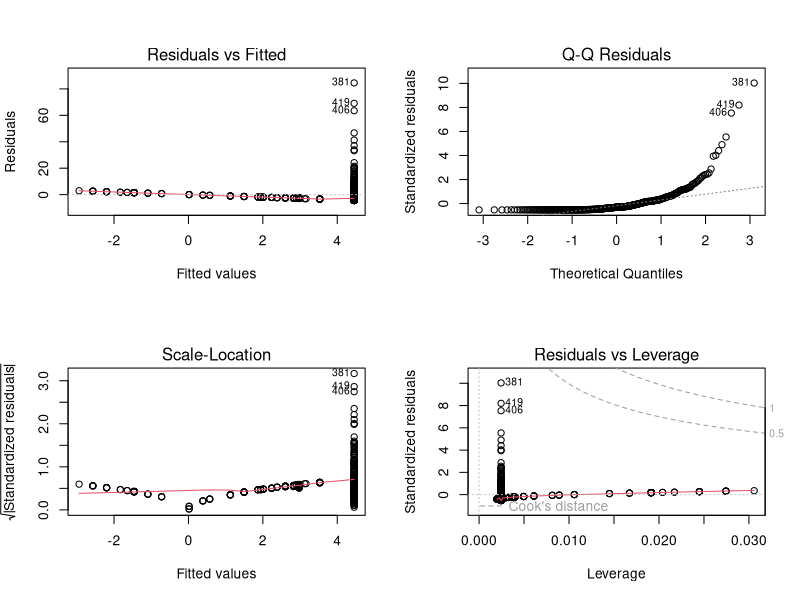
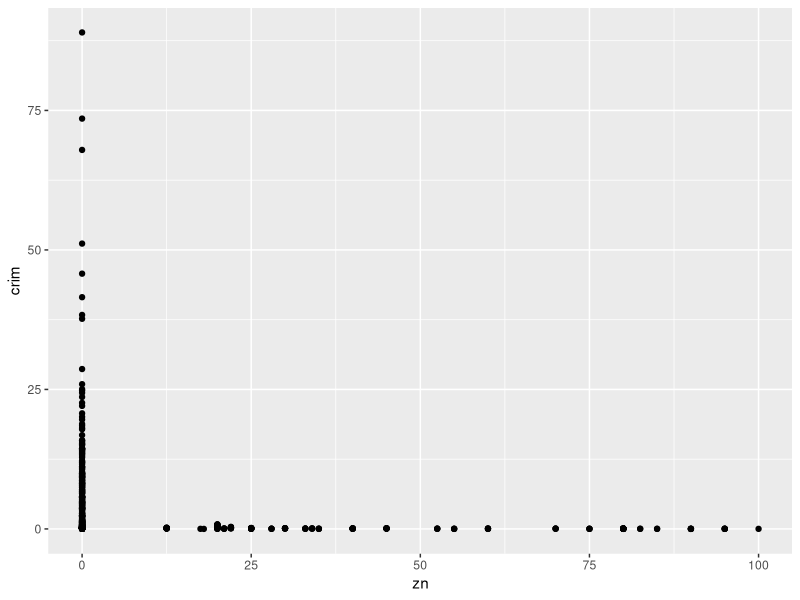
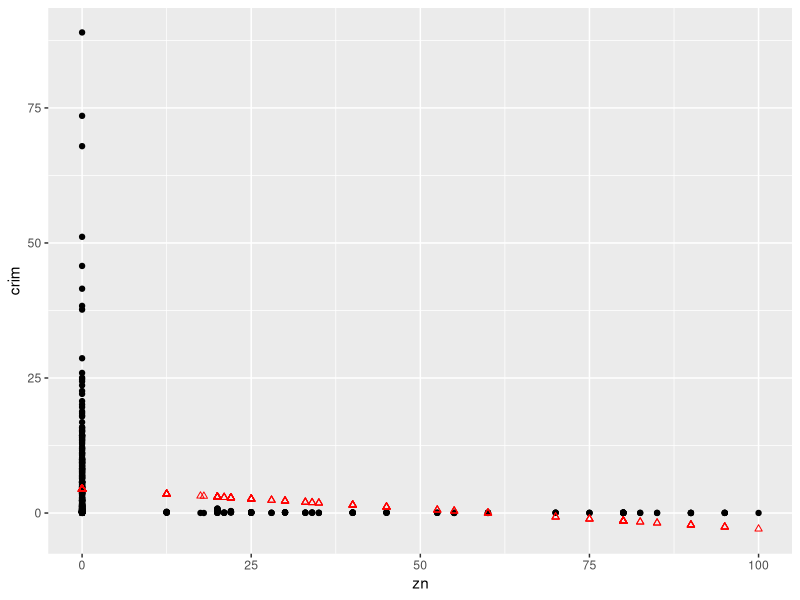
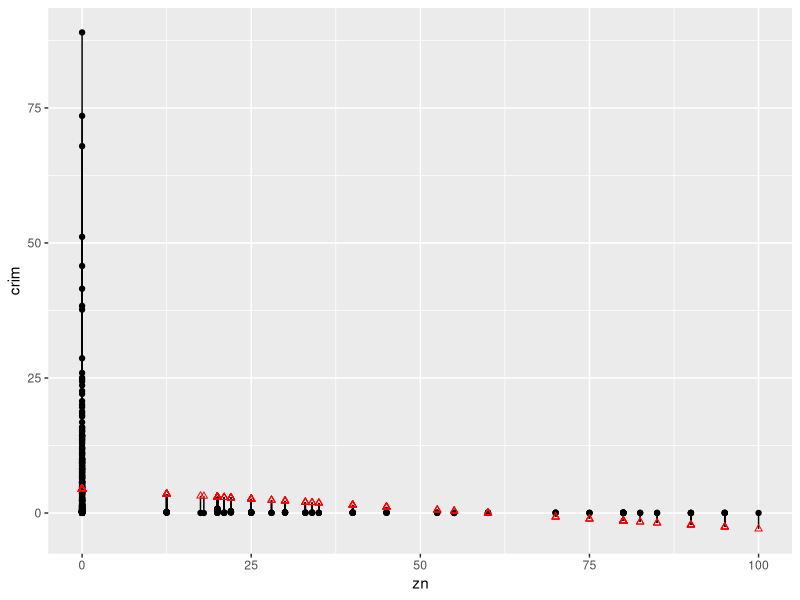
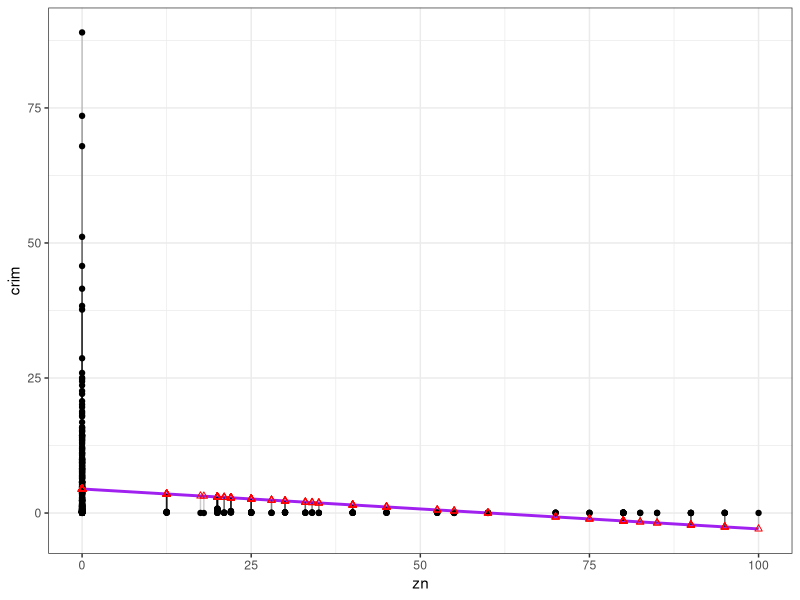
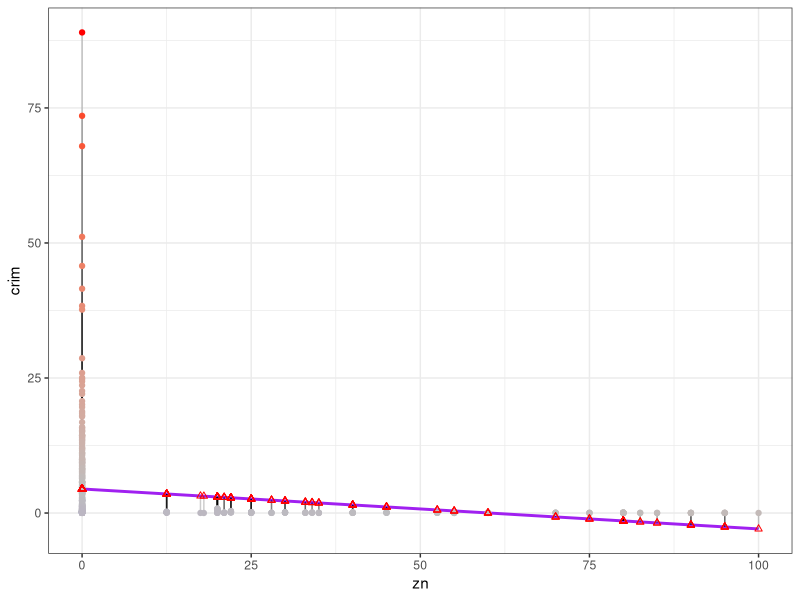
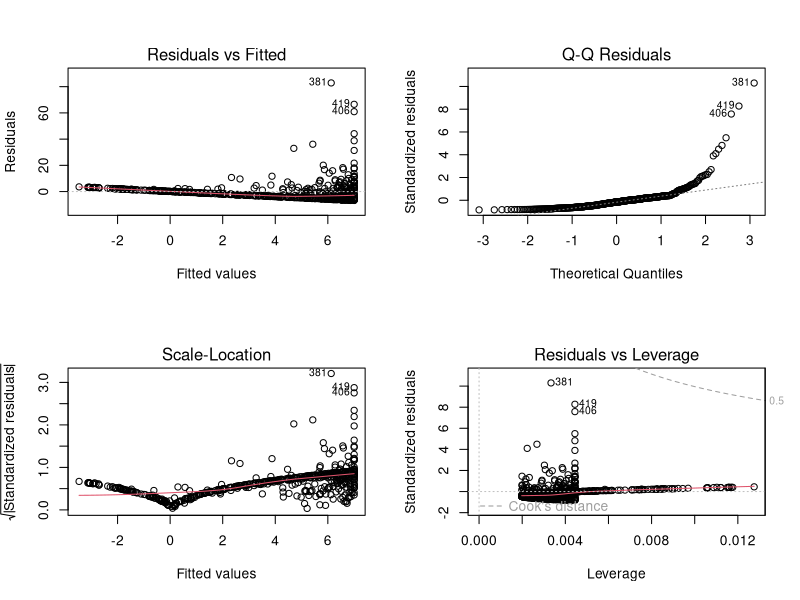
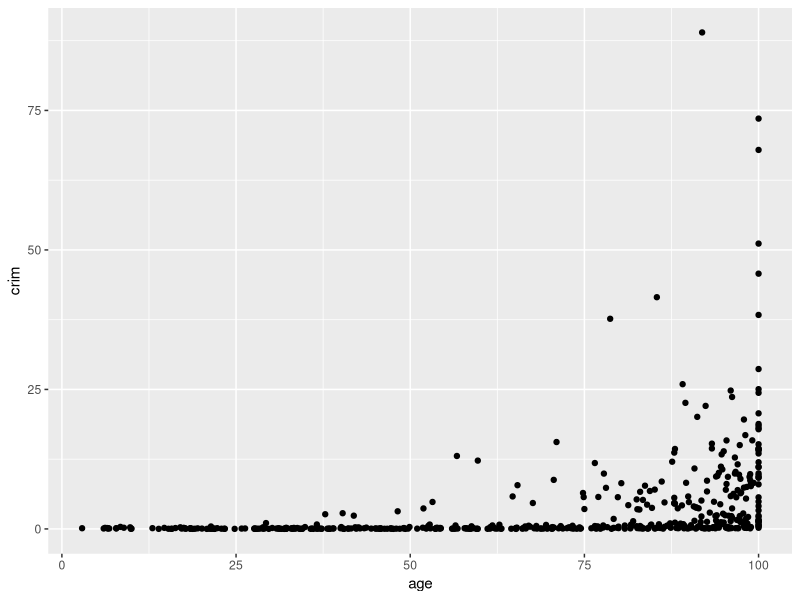

These figures' R source, in order:
## ---- chunk 1
knitr::opts_chunk$set(echo = TRUE)
## ---- chunk 2
setwd("~/RDemo/BostonRegression")
# read in data from a csv file
Boston = read.csv(file="Boston.csv",header=TRUE,sep=",")
attach(Boston)
## ---- chunk 3
dataset <- Boston
fit <- lm(crim ~ zn, data = dataset)
summary(fit)
par(mfrow = c(2, 2))
plot(fit)  # Plot the model and the residuals in the traditional R way
## ---- chunk 4
dataset$predicted <- predict(fit)   # Save the predicted values
dataset$residuals <- residuals(fit) # Save the residual values
# Quick look at the actual, predicted, and residual values, showing the first 6
library(dplyr)
dataset %>% select(crim, predicted, residuals) %>% head()
## ---- chunk 5
library(ggplot2)
ggplot(dataset, aes(x = zn, y = crim)) +  
  geom_point()  # Plot the actual points
## ---- chunk 6
ggplot(dataset, aes(x = zn, y = crim)) +
  geom_point() +
  geom_point(aes(y = predicted), shape = 2, color = "red")  # Add the predicted values and change their shape 
## ---- chunk 7
ggplot(dataset, aes(x = zn, y = crim)) +
  geom_segment(aes(xend = zn, yend = predicted)) +
  geom_point()+
  geom_point(aes(y = predicted), shape = 2, color = "red")
## ---- chunk 8
ggplot(dataset, aes(x = zn, y = crim)) +
  geom_smooth(method = "lm", se = FALSE, color = "purple") +  # Plot regression slope
  geom_segment(aes(xend = zn, yend = predicted), alpha = .2) +  # alpha to fade lines
  geom_point() +
  geom_point(aes(y = predicted), shape = 2, color = "red") +
  theme_bw() 
## ---- chunk 9
ggplot(dataset, aes(x = zn, y = crim)) +
  geom_smooth(method = "lm", se = FALSE, color = "purple") +
  geom_segment(aes(xend = zn, yend = predicted), alpha = .2) +
  # > Color adjustments made here...
  geom_point(aes(color = residuals)) +  # Color mapped here
  scale_color_gradient2(low = "blue", mid = "grey", high = "red") +  # Colors to use here
  guides(color = FALSE) +
  geom_point(aes(y = predicted), shape = 2, color = "red") +
  theme_bw()
## ---- chunk 10
fit1 <- lm(crim ~ age, data = dataset)
summary(fit1)
par(mfrow = c(2, 2))
plot(fit1) 
dataset$predicted <- predict(fit1)   # Save the predicted values
dataset$residuals <- residuals(fit1)
dataset %>% select(crim, predicted, residuals) %>% head()
## ---- chunk 11
ggplot(dataset, aes(x = age, y = crim)) +  
  geom_point() 
## ---- chunk 12
ggplot(dataset, aes(x = age, y = crim)) +
  geom_smooth(method = "lm", se = FALSE, color = "lightgrey") +
  geom_segment(aes(xend = age, yend = predicted), alpha = .2) +
  geom_point(aes(color = residuals)) +  # Color mapped here
  scale_color_gradient2(low = "blue", mid = "orange", high = "red") +  # Colors to use here
  guides(color = FALSE) +
  geom_point(aes(y = predicted), shape = 1) +
  theme_bw()
## ---- chunk 13
fit2 <- lm(crim ~ rad, data = dataset)
summary(fit2)
par(mfrow = c(2, 2))
plot(fit2) 
dataset$predicted <- predict(fit2)  
dataset$residuals <- residuals(fit2)
dataset %>% select(crim, predicted, residuals) %>% head()
## ---- chunk 14
ggplot(dataset, aes(x = rad, y = crim)) +  
  geom_point() 
ggplot(dataset, aes(x = rad, y = crim)) +
  geom_smooth(method = "lm", se = FALSE, color = "lightgrey") +
  geom_segment(aes(xend = rad, yend = predicted), alpha = .2) +
  geom_point(aes(color = residuals)) +  # Color mapped here
  scale_color_gradient2(low = "blue", mid = "orange", high = "red") +  # Colors to use here
  guides(color = FALSE) +
  geom_point(aes(y = predicted), shape = 1) +
  theme_bw()
## ---- chunk 15
fit4 <- lm(crim ~ indus, data = dataset)
summary(fit4)
par(mfrow = c(2, 2))
plot(fit4) 
dataset$predicted <- predict(fit4)  
dataset$residuals <- residuals(fit4)

ggplot(dataset, aes(x = indus, y = crim)) +
  geom_smooth(method = "lm", se = FALSE, color = "grey") +
  geom_segment(aes(xend = indus, yend = predicted), alpha = .2) +
  geom_point(aes(color = residuals)) +  # Color mapped here
  scale_color_gradient2(low = "blue", mid = "white", high = "red") +  # Colors to use here
  guides(color = FALSE) +
  geom_point(aes(y = predicted), shape = 1) +
  theme_bw()
## ---- chunk 16
par(mfrow = c(2, 2))
fit5 <- lm(crim ~ chas, data = dataset)
summary(fit5)
plot(fit5) 
dataset$predicted <- predict(fit5)  
dataset$residuals <- residuals(fit5)
## ---- chunk 17
par(mfrow = c(2, 2))
fit6 <- lm(crim ~ nox, data = dataset)
summary(fit6)
plot(fit6) 
dataset$predicted <- predict(fit6)  
dataset$residuals <- residuals(fit6)

ggplot(dataset, aes(x = nox, y = crim)) +
  geom_smooth(method = "lm", se = FALSE, color = "grey") +
  geom_segment(aes(xend = nox, yend = predicted), alpha = .2) +
  geom_point(aes(color = residuals)) + 
  scale_color_gradient2(low = "blue", mid = "orange", high = "red") + 
  guides(color = FALSE) +
  geom_point(aes(y = predicted), shape = 1) +
  theme_bw()
## ---- chunk 18
fit7 <- lm(crim ~ rm, data = dataset)
summary(fit7)
par(mfrow = c(2, 2))
plot(fit7) 
dataset$predicted <- predict(fit7)  
dataset$residuals <- residuals(fit7)
ggplot(dataset, aes(x = rm, y = crim)) +
  geom_smooth(method = "lm", se = FALSE, color = "grey") +
  geom_segment(aes(xend = rm, yend = predicted), alpha = .2) +
  geom_point(aes(color = residuals)) + 
  scale_color_gradient2(low = "blue", mid = "orange", high = "red") +  
  guides(color = FALSE) +
  geom_point(aes(y = predicted), shape = 1) +
  theme_bw()
## ---- chunk 19
fit8 <- lm(crim ~ dis, data = dataset)
summary(fit8)
par(mfrow = c(2, 2))
plot(fit8) 
dataset$predicted <- predict(fit8)  
dataset$residuals <- residuals(fit8)
ggplot(dataset, aes(x = dis, y = crim)) +
  geom_smooth(method = "lm", se = FALSE, color = "grey") +
  geom_segment(aes(xend = dis, yend = predicted), alpha = .2) +
  geom_point(aes(color = residuals)) + 
  scale_color_gradient2(low = "blue", mid = "orange", high = "red") +  
  guides(color = FALSE) +
  geom_point(aes(y = predicted), shape = 1) +
  theme_bw()
## ---- chunk 20
fit9 <- lm(crim ~ tax, data = dataset)
summary(fit9)
par(mfrow = c(2, 2))
plot(fit9) 
dataset$predicted <- predict(fit9)  
dataset$residuals <- residuals(fit9)
ggplot(dataset, aes(x = tax, y = crim)) +
  geom_smooth(method = "lm", se = FALSE, color = "grey") +
  geom_segment(aes(xend = tax, yend = predicted), alpha = .2) +
  geom_point(aes(color = residuals)) + 
  scale_color_gradient2(low = "blue", mid = "orange", high = "red") +  
  guides(color = FALSE) +
  geom_point(aes(y = predicted), shape = 1) +
  theme_bw()
## ---- chunk 21
fit10 <- lm(crim ~ ptratio, data = dataset)
summary(fit10)
par(mfrow = c(2, 2))
plot(fit10) 
dataset$predicted <- predict(fit10)  
dataset$residuals <- residuals(fit10)
ggplot(dataset, aes(x = ptratio, y = crim)) +
  geom_smooth(method = "lm", se = FALSE, color = "grey") +
  geom_segment(aes(xend = ptratio, yend = predicted), alpha = .2) +
  geom_point(aes(color = residuals)) + 
  scale_color_gradient2(low = "blue", mid = "orange", high = "red") +  
  guides(color = FALSE) +
  geom_point(aes(y = predicted), shape = 1) +
  theme_bw()
## ---- chunk 22
fit11 <- lm(crim ~ black, data = dataset)
summary(fit11)
par(mfrow = c(2, 2))
plot(fit11) 
dataset$predicted <- predict(fit11)  
dataset$residuals <- residuals(fit11)
ggplot(dataset, aes(x = black, y = crim)) +
  geom_smooth(method = "lm", se = FALSE, color = "grey") +
  geom_segment(aes(xend = black, yend = predicted), alpha = .2) +
  geom_point(aes(color = residuals)) + 
  scale_color_gradient2(low = "blue", mid = "orange", high = "red") +  
  guides(color = FALSE) +
  geom_point(aes(y = predicted), shape = 1) +
  theme_bw()
## ---- chunk 23
fit12 <- lm(crim ~ lstat, data = dataset)
summary(fit12)
par(mfrow = c(2, 2))
plot(fit12) 
dataset$predicted <- predict(fit12)  
dataset$residuals <- residuals(fit12)
ggplot(dataset, aes(x = lstat, y = crim)) +
  geom_smooth(method = "lm", se = FALSE, color = "grey") +
  geom_segment(aes(xend = lstat, yend = predicted), alpha = .2) +
  geom_point(aes(color = residuals)) + 
  scale_color_gradient2(low = "blue", mid = "orange", high = "red") +  
  guides(color = FALSE) +
  geom_point(aes(y = predicted), shape = 1) +
  theme_bw()
## ---- chunk 24
fit13 <- lm(crim ~ medv, data = dataset)
summary(fit13)
par(mfrow = c(2, 2))
plot(fit13) 
dataset$predicted <- predict(fit10)  
dataset$residuals <- residuals(fit10)
ggplot(dataset, aes(x = medv, y = crim)) +
  geom_smooth(method = "lm", se = FALSE, color = "grey") +
  geom_segment(aes(xend = medv, yend = predicted), alpha = .2) +
  geom_point(aes(color = residuals)) + 
  scale_color_gradient2(low = "blue", mid = "orange", high = "red") +  
  guides(color = FALSE) +
  geom_point(aes(y = predicted), shape = 1) +
  theme_bw()
